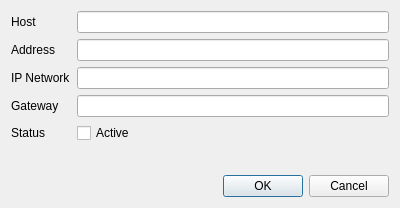
<?xml version="1.0" encoding="UTF-8"?>
<ui version="4.0">
 <class>edit_IPN</class>
 <widget class="QDialog" name="edit_IPN">
  <property name="geometry">
   <rect>
    <x>0</x>
    <y>0</y>
    <width>400</width>
    <height>208</height>
   </rect>
  </property>
  <property name="windowTitle">
   <string>Dialog</string>
  </property>
  <layout class="QVBoxLayout" name="verticalLayout">
   <item>
    <layout class="QFormLayout" name="formLayout">
     <item row="0" column="0">
      <widget class="QLabel" name="label">
       <property name="text">
        <string>Host</string>
       </property>
      </widget>
     </item>
     <item row="0" column="1">
      <widget class="QLineEdit" name="hostEdit"/>
     </item>
     <item row="1" column="0">
      <widget class="QLabel" name="label_2">
       <property name="text">
        <string>Address</string>
       </property>
      </widget>
     </item>
     <item row="1" column="1">
      <widget class="QLineEdit" name="addrEdit"/>
     </item>
     <item row="2" column="0">
      <widget class="QLabel" name="label_3">
       <property name="text">
        <string>IP Network</string>
       </property>
      </widget>
     </item>
     <item row="2" column="1">
      <widget class="QLineEdit" name="ipEdit"/>
     </item>
     <item row="4" column="0">
      <widget class="QLabel" name="label_4">
       <property name="text">
        <string>Status</string>
       </property>
      </widget>
     </item>
     <item row="4" column="1">
      <widget class="QCheckBox" name="activeBox">
       <property name="text">
        <string>Active</string>
       </property>
      </widget>
     </item>
     <item row="3" column="0">
      <widget class="QLabel" name="label_5">
       <property name="text">
        <string>Gateway</string>
       </property>
      </widget>
     </item>
     <item row="3" column="1">
      <widget class="QLineEdit" name="gateEdit"/>
     </item>
    </layout>
   </item>
   <item>
    <widget class="QDialogButtonBox" name="buttonBox">
     <property name="orientation">
      <enum>Qt::Horizontal</enum>
     </property>
     <property name="standardButtons">
      <set>QDialogButtonBox::Cancel|QDialogButtonBox::Ok</set>
     </property>
    </widget>
   </item>
  </layout>
 </widget>
 <tabstops>
  <tabstop>hostEdit</tabstop>
  <tabstop>addrEdit</tabstop>
  <tabstop>ipEdit</tabstop>
  <tabstop>gateEdit</tabstop>
  <tabstop>activeBox</tabstop>
 </tabstops>
 <resources/>
 <connections>
  <connection>
   <sender>buttonBox</sender>
   <signal>accepted()</signal>
   <receiver>edit_IPN</receiver>
   <slot>accept()</slot>
   <hints>
    <hint type="sourcelabel">
     <x>248</x>
     <y>254</y>
    </hint>
    <hint type="destinationlabel">
     <x>157</x>
     <y>274</y>
    </hint>
   </hints>
  </connection>
  <connection>
   <sender>buttonBox</sender>
   <signal>rejected()</signal>
   <receiver>edit_IPN</receiver>
   <slot>reject()</slot>
   <hints>
    <hint type="sourcelabel">
     <x>316</x>
     <y>260</y>
    </hint>
    <hint type="destinationlabel">
     <x>286</x>
     <y>274</y>
    </hint>
   </hints>
  </connection>
 </connections>
</ui>
